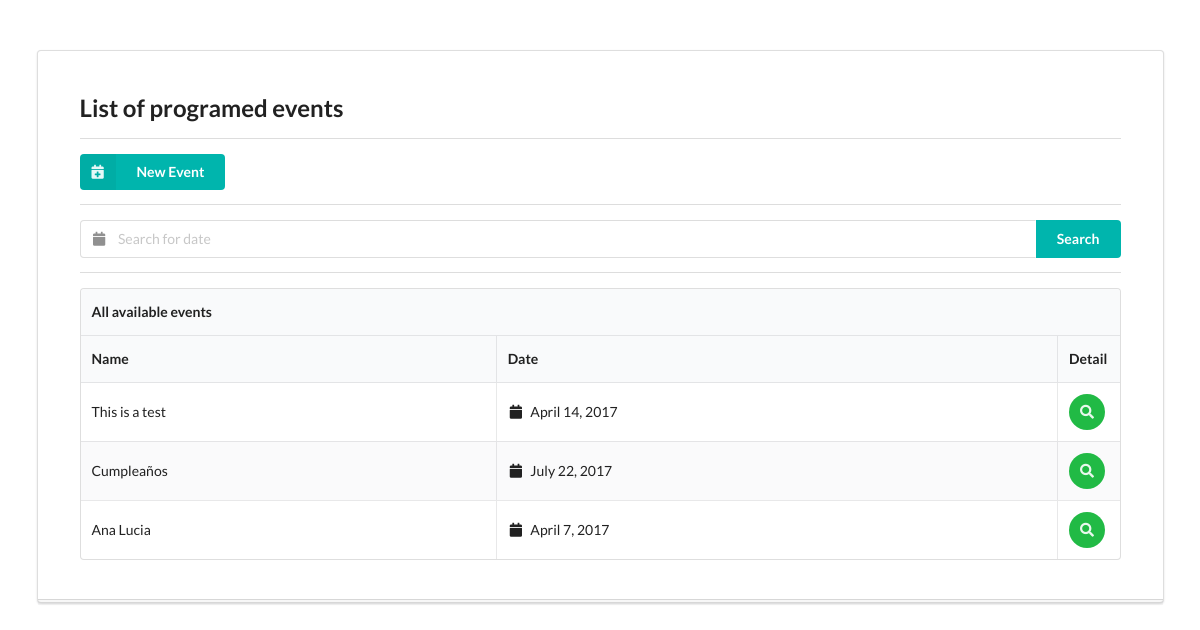
The page / on the database its author committed.
### events/models.py (models this page shows, shortened)
class Event(models.Model):
    main_event = models.ForeignKey("self", null=True, blank=True)
    name = models.CharField(max_length=140)
    date = models.DateField()

### events/views.py (the view)
# urls.py: url(r'^$', EventListView.as_view(), name='event-list'),
class EventListView(ListView):
    model = Event
    def get_context_data(self, **kwargs):
        context = {}
        context['events'] = Event.objects.filter(main_event__isnull=True)
        return context

### events/templates/events/event_list.html (shortened to what this page needs)
{% extends "base.html" %}
{%block content%}
<h2>List of programed events</h2>
<div class="ui divider"></div>
<a href="/event-create/" class="ui labeled icon button teal">
    <i class="add to calendar icon"></i>
    New Event
</a>
<div class="ui divider"></div>
<form class="ui form" action="/search/" method="get">
    <div class="ui field calendar" id="id_date">
        <div class="ui input action left icon ">
          <input type="text" name="date" required="" id="id_date" class="" placeholder="Search for date">
          <button type="submit" class="ui button teal">
              Search
          </button>
        </div>
    </div>
</form>
<div class="ui divider"></div>
<table class="ui celled striped table">
    <thead>
        <tr><th colspan="3">
            All available events</th>
        </tr>
        <tr>
            <th>
                Name
            </th>
            <th>
                Date
            </th>
            <th>
                Detail
            </th>
        </tr>
    </thead>
  <tbody>
      {% for event in events %}
          <tr>
            <td>
                {{event.name}}
            </td>
            <td>
                <i class="calendar icon"></i>
                {{event.date}}
            </td>
            <td class="right aligned collapsing">
                <a href="/event/{{event.id}}" class="circular ui icon button green">
                    <i class="icon search"></i>
                </a>
            </td>
          </tr>
      {% empty %}
      <tr>
        <td colspan="3">
            No events created yet
        </td>
      </tr>
      {% endfor %}
  </tbody>
</table>
{%endblock%}

### rows shown on the page
Event: name "This is a test", date "April 14, 2017"
Event: name "Cumpleaños", date "July 22, 2017"
Event: name "Ana Lucia", date "April 7, 2017"
